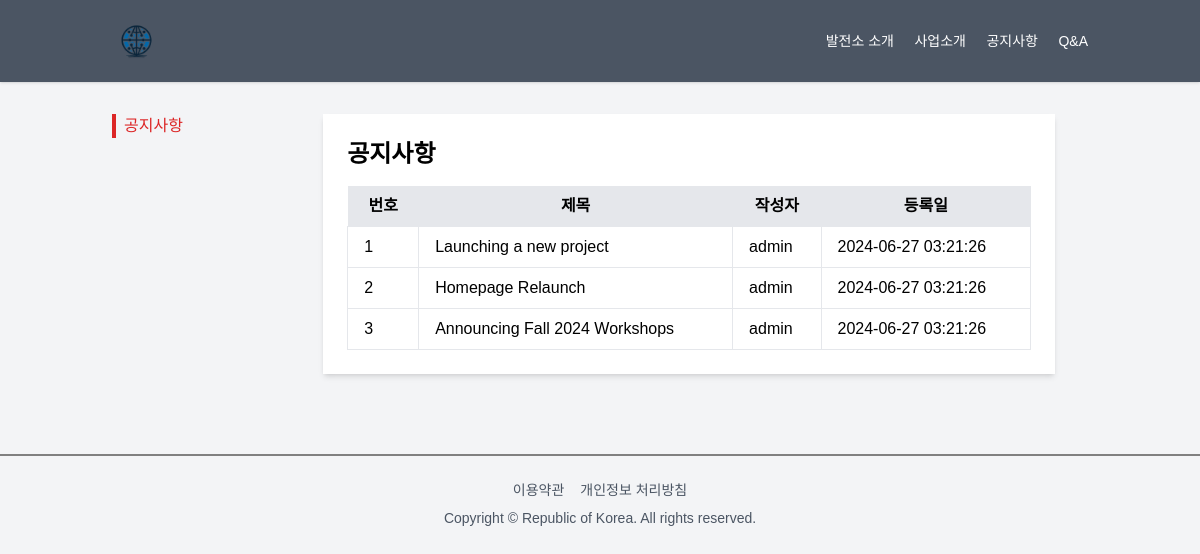
Page /notice.php on the committed database.
### tables this page shows
CREATE TABLE `notice` 
( 
    `id` INT AUTO_INCREMENT PRIMARY KEY, 
    `title` VARCHAR(255) NOT NULL, 
    `content` TEXT NOT NULL, 
    `author` VARCHAR(100) NOT NULL, 
    `created_at` TIMESTAMP DEFAULT CURRENT_TIMESTAMP
) default;

### src/notice.php (the view, shortened to what this page needs)
<!DOCTYPE html>
<html lang="en">
<head>
    <script src="https://cdn.tailwindcss.com"></script>
</head>
<body class="bg-gray-100">
    <?php include 'config/header.php'; ?>
    <?php include 'config/db.php'; ?>
    <main class="container mx-auto py-8 px-6">
        <div class="flex space-x-4">
            <aside class="w-1/5">
                <ul class="space-y-2">
                    <li class="border-l-4 border-red-600 pl-2"><a href="#" class="text-red-600">공지사항</a></li>
                </ul>
            </aside>
            <section class="w-3/4 bg-white p-6 shadow-md">
                <h3 class="text-2xl font-bold mb-4">공지사항</h3>
                <table class="w-full table-auto">
                    <thead>
                        <tr class="bg-gray-200">
                            <th class="px-4 py-2">번호</th>
                            <th class="px-4 py-2">제목</th>
                            <th class="px-4 py-2">작성자</th>
                            <th class="px-4 py-2">등록일</th>
                        </tr>
                    </thead>
                    <tbody>
                    <?php
                        $query = "SELECT * FROM notice";
                        $result = $dbconn->query($query);
                        if ($result->num_rows > 0) {
                            while ($row = $result->fetch_assoc()) {
                                echo '<tr>
                                        <td class="border px-4 py-2">'.$row["id"].'</td>
                                        <td class="border px-4 py-2"><a href="read.php?idx='.$row["id"].'&c=N">'.$row["title"].'</a></td>
                                        <td class="border px-4 py-2">'.$row["author"].'</td>
                                        <td class="border px-4 py-2">'.$row["created_at"].'</td>
                                    </tr>';
                            }
                        } else {
                            echo "0개의 결과를 찾았습니다.";
                        }
                    ?>
                    </tbody>
                </table>
            </section>
        </div>
    </main>
    <?php include 'config/footer.php'; ?>
</body>
</html>

### src/config/header.php
<header class="bg-gray-600 shadow text-white">
    <div class="container mx-auto flex items-center justify-between py-4 px-6">
        <img src="./logo.png" alt="Logo" onclick='location.href="/index.php"'width="50" height="50">
        <div class="space-x-4">
            <a href="intro.php" class="hover:underline text-sm text-white">발전소 소개</a>
            <a href="bintro.php" class="hover:underline text-sm text-white">사업소개</a>
            <a href="notice.php" class="hover:underline text-sm text-white">공지사항</a>
            <a href="QnA.php" class="hover:underline text-sm text-white">Q&A</a>
        </div>
    </div>
</header>

### src/config/footer.php (shortened to what this page needs)
<footer class="bg-white-200 py-4 mt-8">
    <hr style="border: solid 1px gray;">
    <br>
    <div class="container mx-auto text-center text-gray-600 text-sm">
        <div class="flex justify-center space-x-4 mb-2">
            <a href="#">이용약관</a>
            <a href="#">개인정보 처리방침</a>
        </div>
        <div>Copyright © Republic of Korea. All rights reserved.</div>
    </div>
</footer>

### src/notice.php (style rules this page uses)
body { font-family: 'Noto Sans KR', sans-serif; }

### rows in the picture
notice: id "1", title "Launching a new project", author "admin", created_at "2024-06-27 03:21:26"
notice: id "2", title "Homepage Relaunch", author "admin", created_at "2024-06-27 03:21:26"
notice: id "3", title "Announcing Fall 2024 Workshops", author "admin", created_at "2024-06-27 03:21:26"
